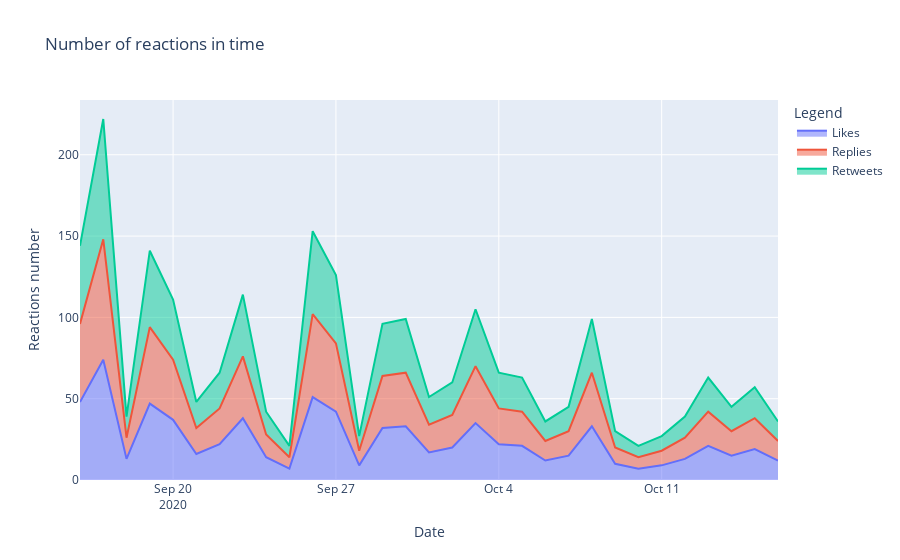

This figure's notebook cell:
### Markdown cell above
### Number of likes, replies, retweets in time

### Code cell
data = df[df['retweet']==False]
data = data[['date', 'likes_count', 'replies_count', 'retweets_count']].groupby(['date']).count().reset_index(inplace=False)
data = data.rename(columns={
        'likes_count': 'Likes',
        'replies_count': 'Replies',
        'retweets_count': 'Retweets'
})
fig = px.area(data, x='date', y=['Likes', 'Replies', 'Retweets'],
    title='Number of reactions in time',
    labels={
        'value': 'Reactions number',
        'date': 'Date',
        'variable': 'Legend'
    })
fig.show()

### Figure 1 — Plotly figure (JSON) as saved in the notebook; plotly's stock layout.template omitted (floating-point values rounded to 4 significant figures)
{"data": [{"hovertemplate": "Legend=Likes<br>Date=%{x}<br>Reactions number=%{y}<extra></extra>", "legendgroup": "Likes", "line": {"color": "#636efa"}, "mode": "lines", "name": "Likes", "orientation": "v", "showlegend": true, "stackgroup": "1", "type": "scatter", "x": ["2020-09-16", "2020-09-17", "2020-09-18", "2020-09-19", "2020-09-20", "2020-09-21", "2020-09-22", "2020-09-23", "2020-09-24", "2020-09-25", "2020-09-26", "2020-09-27", "2020-09-28", "2020-09-29", "2020-09-30", "2020-10-01", "2020-10-02", "2020-10-03", "2020-10-04", "2020-10-05", "2020-10-06", "2020-10-07", "2020-10-08", "2020-10-09", "2020-10-10", "2020-10-11", "2020-10-12", "2020-10-13", "2020-10-14", "2020-10-15", "2020-10-16"], "xaxis": "x", "y": [48, 74, 13, 47, 37, 16, 22, 38, 14, 7, 51, 42, 9, 32, 33, 17, 20, 35, 22, 21, 12, 15, 33, 10, 7, 9, 13, 21, 15, 19, 12], "yaxis": "y"}, {"hovertemplate": "Legend=Replies<br>Date=%{x}<br>Reactions number=%{y}<extra></extra>", "legendgroup": "Replies", "line": {"color": "#EF553B"}, "mode": "lines", "name": "Replies", "orientation": "v", "showlegend": true, "stackgroup": "1", "type": "scatter", "x": ["2020-09-16", "2020-09-17", "2020-09-18", "2020-09-19", "2020-09-20", "2020-09-21", "2020-09-22", "2020-09-23", "2020-09-24", "2020-09-25", "2020-09-26", "2020-09-27", "2020-09-28", "2020-09-29", "2020-09-30", "2020-10-01", "2020-10-02", "2020-10-03", "2020-10-04", "2020-10-05", "2020-10-06", "2020-10-07", "2020-10-08", "2020-10-09", "2020-10-10", "2020-10-11", "2020-10-12", "2020-10-13", "2020-10-14", "2020-10-15", "2020-10-16"], "xaxis": "x", "y": [48, 74, 13, 47, 37, 16, 22, 38, 14, 7, 51, 42, 9, 32, 33, 17, 20, 35, 22, 21, 12, 15, 33, 10, 7, 9, 13, 21, 15, 19, 12], "yaxis": "y"}, {"hovertemplate": "Legend=Retweets<br>Date=%{x}<br>Reactions number=%{y}<extra></extra>", "legendgroup": "Retweets", "line": {"color": "#00cc96"}, "mode": "lines", "name": "Retweets", "orientation": "v", "showlegend": true, "stackgroup": "1", "type": "scatter", "x": ["2020-09-16", "2020-09-17", "2020-09-18", "2020-09-19", "2020-09-20", "2020-09-21", "2020-09-22", "2020-09-23", "2020-09-24", "2020-09-25", "2020-09-26", "2020-09-27", "2020-09-28", "2020-09-29", "2020-09-30", "2020-10-01", "2020-10-02", "2020-10-03", "2020-10-04", "2020-10-05", "2020-10-06", "2020-10-07", "2020-10-08", "2020-10-09", "2020-10-10", "2020-10-11", "2020-10-12", "2020-10-13", "2020-10-14", "2020-10-15", "2020-10-16"], "xaxis": "x", "y": [48, 74, 13, 47, 37, 16, 22, 38, 14, 7, 51, 42, 9, 32, 33, 17, 20, 35, 22, 21, 12, 15, 33, 10, 7, 9, 13, 21, 15, 19, 12], "yaxis": "y"}], "layout": {"legend": {"title": {"text": "Legend"}, "tracegroupgap": 0}, "title": {"text": "Number of reactions in time"}, "xaxis": {"anchor": "y", "domain": [0, 1], "title": {"text": "Date"}}, "yaxis": {"anchor": "x", "domain": [0, 1], "title": {"text": "Reactions number"}}}}
